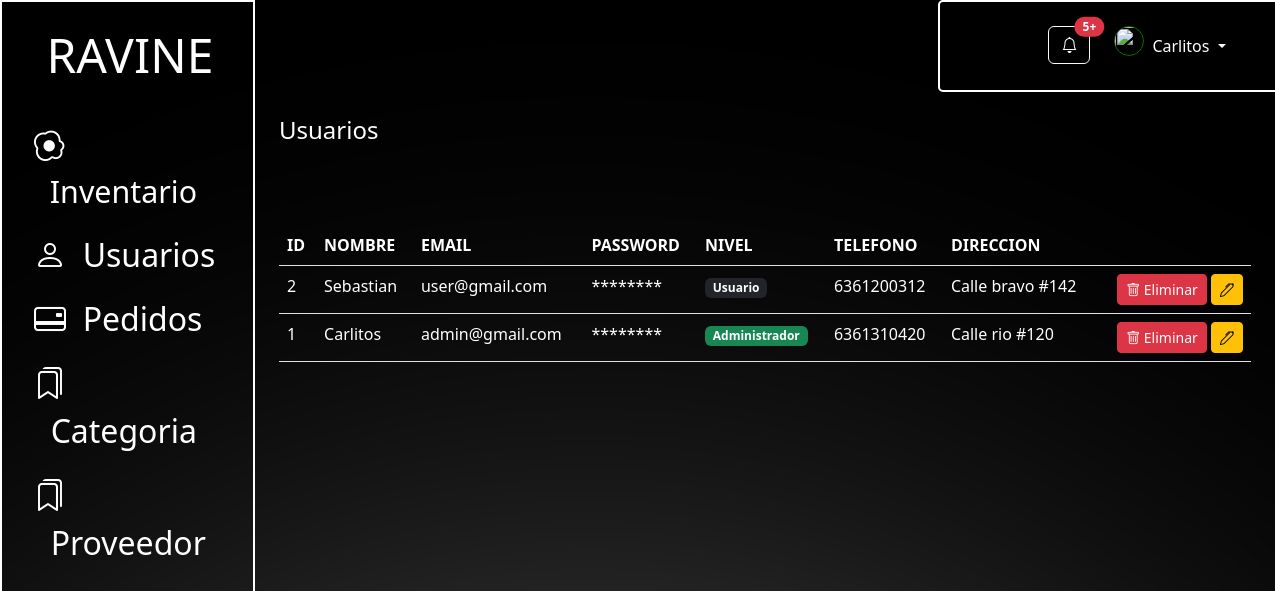
Page /BD/users.php (signed in) on the committed database.
### tables this page shows
create table users(
	id integer not null auto_increment,
	name varchar(30),
	email varchar(50),
	password varchar(100),
	img varchar(100),
	level TINYINT,
	telefono varchar(15),
	direccion varchar(255),
	primary key (id)
);

### BD/users.php (the view, shortened to what this page needs)
<?php
  include "../php/conexion.php";
  $sql="select * from users order by id DESC";
  $res=$conexion->query ($sql)or die($conexion->error);
?>
<!DOCTYPE html>
<html lang="es">
<head>
  <link rel="stylesheet" href="../css/bs.css">
  <link href="https://cdn.jsdelivr.net/npm/bootstrap@5.3.3/dist/css/bootstrap.min.css" rel="stylesheet"
>
  <link rel="stylesheet" href="https://cdn.jsdelivr.net/npm/bootstrap-icons@1.11.3/font/bootstrap-icons.min.css">
  <link href="https://cdn.jsdelivr.net/npm/@sweetalert2/theme-dark@4/dark.css" rel="stylesheet">
</head>
<body>
  <div class="d-flex">
    <?php include "../layouts/aside.php"
    ?>
    <main class="flex-grow-1">
      <?php include "../layouts/header.php"?>
      <div class="d-flex justify-content-between">
        <h1 class="h4 p-4 text-white">Usuarios</h1>
      </div>
      <section class="mt-4 p-4 container-fluid">
        <table class="table">
          <thead>
            <tr>
              <th scope="col">ID</th>
              <th scope="col">NOMBRE</th>
              <th scope="col">EMAIL</th>
              <th scope="col">PASSWORD</th>
              <th scope="col">NIVEL</th>
              <th scope="col">TELEFONO</th>
              <th scope="col">DIRECCION</th>
              <th></th>
            </tr>
          </thead>
          <tbody>
          <?php
                    while($fila=mysqli_fetch_array($res)){
                  ?>
            <tr>
            <td> <?php echo $fila['id'] ?> </td>
              <td><?php echo $fila['name'] ?></td>
              <td><?php echo $fila['email'] ?></td>
              <td><?php  ?>********</td>
                            <td><?php
                      if($fila['level']==1){
                        echo '<span class="badge bg-success">Administrador</span>';
                      }
                      else{echo '<span class="badge bg-dark">Usuario</span>';}
                    ?></td>
              <td><?php echo $fila['telefono'] ?></td>
              <td><?php echo $fila['direccion'] ?></td>
              <td class="text-end">
              <button class="btn btn-sm btn-danger btnEliminar"
          data-id="<?php echo $fila['id']; ?>"
          data-bs-toggle="modal" data-bs-target="#deleteUserModal">
      <i class="bi bi-trash"></i> Eliminar
  </button>
                <button class="btn btn-warning btn-sm">
                  <i class="bi bi-pen"></i>
                </button>
                </td>
            </tr>
            <?php
                    }
                  ?>
          </tbody>
        </table>
      </section>
    </main>
  </div>
</body>
</html>

### css/bs.css (style rules this page uses)
body { height:100vh; font-family: Arial, sans-serif; background-image: url('./img/fondo.webp'); background-size: auto; background-repeat: no-repeat; background-position: center; overflow-y: hidden; overflow-x: hidden; }
section { background-color: transparent; display:flex; }
section>table.table>thead>tr>th { background-color: transparent; text-decoration: none; color: rgb(255, 255, 255); }
section>table.table>tbody>tr>td { background-color: transparent; text-decoration: none; color: rgb(255, 255, 255); }
div>h1 { padding-left: 30px; }

### rows in the picture
users: id "2", name "Sebastian", email "user@gmail.com", level "Usuario", telefono "6361200312", direccion "Calle bravo #142"
users: id "1", name "Carlitos", email "admin@gmail.com", level "Administrador", telefono "6361310420", direccion "Calle rio #120"

### other values in the picture
$user['nombre'] "Carlitos"
